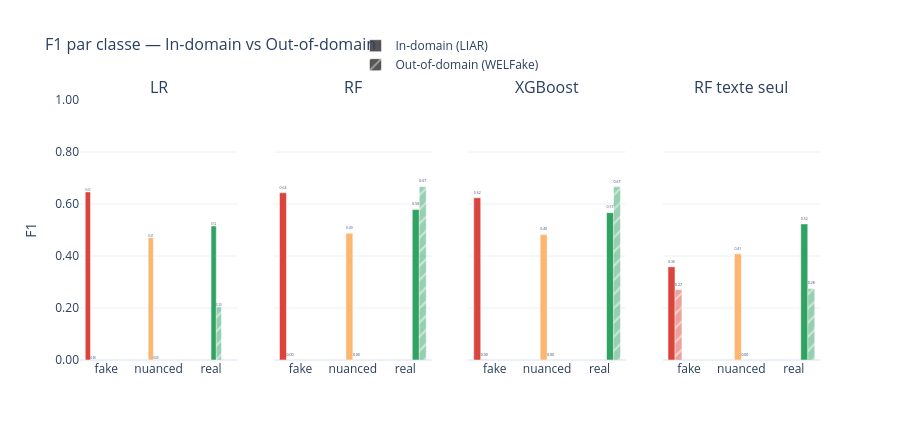

The notebook cell saved with this chart:
### Code cell
# --- Graphique 3 : F1 par classe (fake / nuanced / real) — subplots par modèle ---

CLASS_METRICS = ["f1_fake", "f1_nuanced", "f1_real"]
CLASS_LABELS  = ["fake", "nuanced", "real"]
CLASS_COLORS  = ["#d73027", "#fdae61", "#1a9850"]

fig3 = make_subplots(
    rows=1, cols=len(MODELS),
    subplot_titles=MODELS,
    shared_yaxes=True,
)

for col_idx, model in enumerate(MODELS, start=1):
    row_in  = df_in_plot[df_in_plot["model"] == model].iloc[0]
    row_out = df_out_plot[df_out_plot["model"] == model].iloc[0]

    vals_in  = [row_in[m]  for m in CLASS_METRICS]
    vals_out = [row_out[m] for m in CLASS_METRICS]

    showlegend = col_idx == 1

    for i, (cls, color) in enumerate(zip(CLASS_LABELS, CLASS_COLORS)):
        # In-domain : barre pleine
        fig3.add_trace(go.Bar(
            name=f"{cls} (in)",
            x=[cls],
            y=[vals_in[i]],
            marker_color=color,
            opacity=0.9,
            showlegend=False,
            legendgroup=f"in_{cls}",
            text=[f"{vals_in[i]:.2f}"],
            textposition="outside",
        ), row=1, col=col_idx)

        # Out-of-domain : même couleur, motif hachuré
        fig3.add_trace(go.Bar(
            name=f"{cls} (out)",
            x=[cls],
            y=[vals_out[i]],
            marker=dict(color=color, opacity=0.45, pattern=dict(shape="/")),
            showlegend=False,
            legendgroup=f"out_{cls}",
            text=[f"{vals_out[i]:.2f}"],
            textposition="outside",
        ), row=1, col=col_idx)

# Ajout de traces fantômes pour la légende
for lbl, color, pattern in [
    ("In-domain (LIAR)", "#555555", None),
    ("Out-of-domain (WELFake)", "#555555", dict(shape="/")),
]:
    fig3.add_trace(go.Bar(
        name=lbl,
        x=[None], y=[None],
        marker=dict(color=color, pattern=pattern) if pattern else dict(color=color),
        showlegend=True,
    ))

fig3.update_layout(
    title=dict(text="F1 par classe — In-domain vs Out-of-domain", font=dict(size=16)),
    barmode="group",
    yaxis=dict(range=[0, 1.0], title="F1", tickformat=".2f"),
    template="plotly_white",
    height=440,
    legend=dict(orientation="h", yanchor="bottom", y=1.08, xanchor="center", x=0.5),
)

fig3.show()
print("Graphique 3 — F1 par classe affiché.")

### Figure 1 — Plotly figure (JSON) as saved in the notebook; plotly's stock layout.template omitted (floating-point values rounded to 4 significant figures)
{"data": [{"legendgroup": "in_fake", "marker": {"color": "#d73027"}, "name": "fake (in)", "opacity": 0.9, "showlegend": false, "text": ["0.65"], "textposition": "outside", "type": "bar", "x": ["fake"], "xaxis": "x", "y": [0.6465], "yaxis": "y"}, {"legendgroup": "out_fake", "marker": {"color": "#d73027", "opacity": 0.45, "pattern": {"shape": "/"}}, "name": "fake (out)", "showlegend": false, "text": ["0.00"], "textposition": "outside", "type": "bar", "x": ["fake"], "xaxis": "x", "y": [0], "yaxis": "y"}, {"legendgroup": "in_nuanced", "marker": {"color": "#fdae61"}, "name": "nuanced (in)", "opacity": 0.9, "showlegend": false, "text": ["0.47"], "textposition": "outside", "type": "bar", "x": ["nuanced"], "xaxis": "x", "y": [0.4705], "yaxis": "y"}, {"legendgroup": "out_nuanced", "marker": {"color": "#fdae61", "opacity": 0.45, "pattern": {"shape": "/"}}, "name": "nuanced (out)", "showlegend": false, "text": ["0.00"], "textposition": "outside", "type": "bar", "x": ["nuanced"], "xaxis": "x", "y": [0], "yaxis": "y"}, {"legendgroup": "in_real", "marker": {"color": "#1a9850"}, "name": "real (in)", "opacity": 0.9, "showlegend": false, "text": ["0.52"], "textposition": "outside", "type": "bar", "x": ["real"], "xaxis": "x", "y": [0.5156], "yaxis": "y"}, {"legendgroup": "out_real", "marker": {"color": "#1a9850", "opacity": 0.45, "pattern": {"shape": "/"}}, "name": "real (out)", "showlegend": false, "text": ["0.20"], "textposition": "outside", "type": "bar", "x": ["real"], "xaxis": "x", "y": [0.2045], "yaxis": "y"}, {"legendgroup": "in_fake", "marker": {"color": "#d73027"}, "name": "fake (in)", "opacity": 0.9, "showlegend": false, "text": ["0.64"], "textposition": "outside", "type": "bar", "x": ["fake"], "xaxis": "x2", "y": [0.6431], "yaxis": "y2"}, {"legendgroup": "out_fake", "marker": {"color": "#d73027", "opacity": 0.45, "pattern": {"shape": "/"}}, "name": "fake (out)", "showlegend": false, "text": ["0.00"], "textposition": "outside", "type": "bar", "x": ["fake"], "xaxis": "x2", "y": [0], "yaxis": "y2"}, {"legendgroup": "in_nuanced", "marker": {"color": "#fdae61"}, "name": "nuanced (in)", "opacity": 0.9, "showlegend": false, "text": ["0.49"], "textposition": "outside", "type": "bar", "x": ["nuanced"], "xaxis": "x2", "y": [0.4874], "yaxis": "y2"}, {"legendgroup": "out_nuanced", "marker": {"color": "#fdae61", "opacity": 0.45, "pattern": {"shape": "/"}}, "name": "nuanced (out)", "showlegend": false, "text": ["0.00"], "textposition": "outside", "type": "bar", "x": ["nuanced"], "xaxis": "x2", "y": [0], "yaxis": "y2"}, {"legendgroup": "in_real", "marker": {"color": "#1a9850"}, "name": "real (in)", "opacity": 0.9, "showlegend": false, "text": ["0.58"], "textposition": "outside", "type": "bar", "x": ["real"], "xaxis": "x2", "y": [0.5786], "yaxis": "y2"}, {"legendgroup": "out_real", "marker": {"color": "#1a9850", "opacity": 0.45, "pattern": {"shape": "/"}}, "name": "real (out)", "showlegend": false, "text": ["0.67"], "textposition": "outside", "type": "bar", "x": ["real"], "xaxis": "x2", "y": [0.6667], "yaxis": "y2"}, {"legendgroup": "in_fake", "marker": {"color": "#d73027"}, "name": "fake (in)", "opacity": 0.9, "showlegend": false, "text": ["0.62"], "textposition": "outside", "type": "bar", "x": ["fake"], "xaxis": "x3", "y": [0.6239], "yaxis": "y3"}, {"legendgroup": "out_fake", "marker": {"color": "#d73027", "opacity": 0.45, "pattern": {"shape": "/"}}, "name": "fake (out)", "showlegend": false, "text": ["0.00"], "textposition": "outside", "type": "bar", "x": ["fake"], "xaxis": "x3", "y": [0.0012], "yaxis": "y3"}, {"legendgroup": "in_nuanced", "marker": {"color": "#fdae61"}, "name": "nuanced (in)", "opacity": 0.9, "showlegend": false, "text": ["0.48"], "textposition": "outside", "type": "bar", "x": ["nuanced"], "xaxis": "x3", "y": [0.4824], "yaxis": "y3"}, {"legendgroup": "out_nuanced", "marker": {"color": "#fdae61", "opacity": 0.45, "pattern": {"shape": "/"}}, "name": "nuanced (out)", "showlegend": false, "text": ["0.00"], "textposition": "outside", "type": "bar", "x": ["nuanced"], "xaxis": "x3", "y": [0], "yaxis": "y3"}, {"legendgroup": "in_real", "marker": {"color": "#1a9850"}, "name": "real (in)", "opacity": 0.9, "showlegend": false, "text": ["0.57"], "textposition": "outside", "type": "bar", "x": ["real"], "xaxis": "x3", "y": [0.5668], "yaxis": "y3"}, {"legendgroup": "out_real", "marker": {"color": "#1a9850", "opacity": 0.45, "pattern": {"shape": "/"}}, "name": "real (out)", "showlegend": false, "text": ["0.67"], "textposition": "outside", "type": "bar", "x": ["real"], "xaxis": "x3", "y": [0.6666], "yaxis": "y3"}, {"legendgroup": "in_fake", "marker": {"color": "#d73027"}, "name": "fake (in)", "opacity": 0.9, "showlegend": false, "text": ["0.36"], "textposition": "outside", "type": "bar", "x": ["fake"], "xaxis": "x4", "y": [0.3584], "yaxis": "y4"}, {"legendgroup": "out_fake", "marker": {"color": "#d73027", "opacity": 0.45, "pattern": {"shape": "/"}}, "name": "fake (out)", "showlegend": false, "text": ["0.27"], "textposition": "outside", "type": "bar", "x": ["fake"], "xaxis": "x4", "y": [0.2703], "yaxis": "y4"}, {"legendgroup": "in_nuanced", "marker": {"color": "#fdae61"}, "name": "nuanced (in)", "opacity": 0.9, "showlegend": false, "text": ["0.41"], "textposition": "outside", "type": "bar", "x": ["nuanced"], "xaxis": "x4", "y": [0.4082], "yaxis": "y4"}, {"legendgroup": "out_nuanced", "marker": {"color": "#fdae61", "opacity": 0.45, "pattern": {"shape": "/"}}, "name": "nuanced (out)", "showlegend": false, "text": ["0.00"], "textposition": "outside", "type": "bar", "x": ["nuanced"], "xaxis": "x4", "y": [0], "yaxis": "y4"}, {"legendgroup": "in_real", "marker": {"color": "#1a9850"}, "name": "real (in)", "opacity": 0.9, "showlegend": false, "text": ["0.52"], "textposition": "outside", "type": "bar", "x": ["real"], "xaxis": "x4", "y": [0.5233], "yaxis": "y4"}, {"legendgroup": "out_real", "marker": {"color": "#1a9850", "opacity": 0.45, "pattern": {"shape": "/"}}, "name": "real (out)", "showlegend": false, "text": ["0.28"], "textposition": "outside", "type": "bar", "x": ["real"], "xaxis": "x4", "y": [0.2752], "yaxis": "y4"}, {"marker": {"color": "#555555"}, "name": "In-domain (LIAR)", "showlegend": true, "type": "bar", "x": [null], "y": [null]}, {"marker": {"color": "#555555", "pattern": {"shape": "/"}}, "name": "Out-of-domain (WELFake)", "showlegend": true, "type": "bar", "x": [null], "y": [null]}], "layout": {"annotations": [{"font": {"size": 16}, "showarrow": false, "text": "LR", "x": 0.1062, "xanchor": "center", "xref": "paper", "y": 1, "yanchor": "bottom", "yref": "paper"}, {"font": {"size": 16}, "showarrow": false, "text": "RF", "x": 0.3688, "xanchor": "center", "xref": "paper", "y": 1, "yanchor": "bottom", "yref": "paper"}, {"font": {"size": 16}, "showarrow": false, "text": "XGBoost", "x": 0.6313, "xanchor": "center", "xref": "paper", "y": 1, "yanchor": "bottom", "yref": "paper"}, {"font": {"size": 16}, "showarrow": false, "text": "RF texte seul", "x": 0.8938, "xanchor": "center", "xref": "paper", "y": 1, "yanchor": "bottom", "yref": "paper"}], "barmode": "group", "height": 440, "legend": {"orientation": "h", "x": 0.5, "xanchor": "center", "y": 1.08, "yanchor": "bottom"}, "title": {"font": {"size": 16}, "text": "F1 par classe — In-domain vs Out-of-domain"}, "xaxis": {"anchor": "y", "domain": [0, 0.2125]}, "xaxis2": {"anchor": "y2", "domain": [0.2625, 0.475]}, "xaxis3": {"anchor": "y3", "domain": [0.525, 0.7375]}, "xaxis4": {"anchor": "y4", "domain": [0.7875, 1]}, "yaxis": {"anchor": "x", "domain": [0, 1], "range": [0, 1], "tickformat": ".2f", "title": {"text": "F1"}}, "yaxis2": {"anchor": "x2", "domain": [0, 1], "matches": "y", "showticklabels": false}, "yaxis3": {"anchor": "x3", "domain": [0, 1], "matches": "y", "showticklabels": false}, "yaxis4": {"anchor": "x4", "domain": [0, 1], "matches": "y", "showticklabels": false}}}
